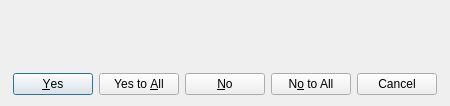
<?xml version="1.0" encoding="UTF-8"?>
<ui version="4.0">
 <class>QG_ExitDialog</class>
 <widget class="QDialog" name="QG_ExitDialog">
  <property name="geometry">
   <rect>
    <x>0</x>
    <y>0</y>
    <width>450</width>
    <height>106</height>
   </rect>
  </property>
  <property name="sizePolicy">
   <sizepolicy hsizetype="Minimum" vsizetype="Preferred">
    <horstretch>0</horstretch>
    <verstretch>0</verstretch>
   </sizepolicy>
  </property>
  <property name="minimumSize">
   <size>
    <width>450</width>
    <height>0</height>
   </size>
  </property>
  <property name="windowTitle">
   <string>QCad</string>
  </property>
  <property name="sizeGripEnabled">
   <bool>false</bool>
  </property>
  <layout class="QGridLayout">
   <property name="margin" stdset="0">
    <number>11</number>
   </property>
   <item row="0" column="1">
    <widget class="QLabel" name="lQuestion">
     <property name="sizePolicy">
      <sizepolicy hsizetype="Preferred" vsizetype="Minimum">
       <horstretch>1</horstretch>
       <verstretch>0</verstretch>
      </sizepolicy>
     </property>
     <property name="text">
      <string></string>
     </property>
     <property name="alignment">
      <set>Qt::AlignCenter</set>
     </property>
     <property name="wordWrap">
      <bool>true</bool>
     </property>
    </widget>
   </item>
   <item row="0" column="0">
    <widget class="QLabel" name="l_icon">
     <property name="text">
      <string/>
     </property>
     <property name="wordWrap">
      <bool>false</bool>
     </property>
    </widget>
   </item>
   <item row="1" column="0" colspan="2">
    <widget class="QDialogButtonBox" name="buttonBox">
     <property name="standardButtons">
      <set>QDialogButtonBox::Cancel|QDialogButtonBox::No|QDialogButtonBox::NoToAll|QDialogButtonBox::Yes|QDialogButtonBox::YesToAll</set>
     </property>
     <property name="centerButtons">
      <bool>true</bool>
     </property>
    </widget>
   </item>
  </layout>
 </widget>
 <layoutdefault spacing="6" margin="11"/>
 <resources/>
 <connections>
  <connection>
   <sender>buttonBox</sender>
   <signal>clicked(QAbstractButton*)</signal>
   <receiver>QG_ExitDialog</receiver>
   <slot>clicked(QAbstractButton*)</slot>
   <hints>
    <hint type="sourcelabel">
     <x>224</x>
     <y>83</y>
    </hint>
    <hint type="destinationlabel">
     <x>224</x>
     <y>52</y>
    </hint>
   </hints>
  </connection>
 </connections>
 <slots>
  <slot>clicked(QAbstractButton*)</slot>
 </slots>
</ui>
